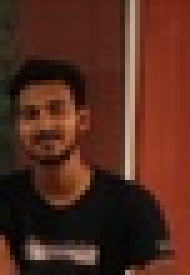
%> input picture photo.jpeg, 38 x 55 px, shrunk from 146 x 210 before the run (shown 5 times larger)
$ octave Vishal_Project.m   (GNU Octave 9; MATLAB toolbox functions it lacks are replaced by stand-ins)
%> lines starting %> are read from the running program, lines starting %| are printed output that depends on the picture
clear;
tic;
A = imread('E:\photo.jpeg');
%> A is the input picture: size 55x38x3 uint8; mean R, G, B 83.6, 42.3, 29.9
B = imread('E:\WhatsApp Image 2022-05-02 at 10.06.25 PM.jpeg');
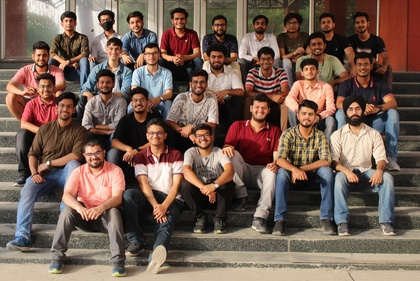
%> input picture WhatsApp Image 2022-05-02 at 10.06.25 PM.jpeg, 420 x 281 px, shrunk from 1600 x 1072 before the run
%> B is the input picture: size 281x420x3 uint8; mean R, G, B 116.9, 94.5, 82.8
X = rgb2gray(B);
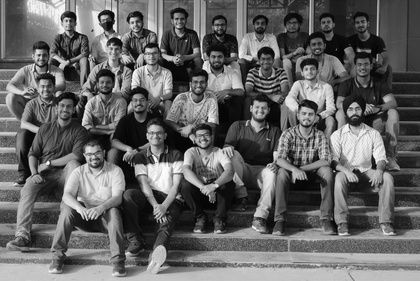
%> X: size 281x420 uint8; min 0, max 254, mean 99.9
H = rgb2gray(A);
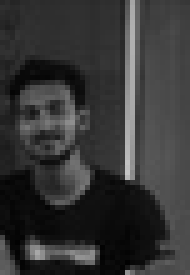
%> H: size 55x38 uint8 (shown 5 times larger); min 1, max 198, mean 53.3


[M,N] = size(X);
%> M = 281; N = 420
m = 1:M;
%> m = 281 values from 1 to 281
n = 1:N;
%> n = 420 values from 1 to 420

[P,Q] = size(H);
%> P = 55; Q = 38
p = 1:P;
%> p = 55 values from 1 to 55
q = 1:Q;
%> q = 38 values from 1 to 38

Xt = zeros([M+2*(P-1) N+2*(Q-1)]);
Xt(m+P-1,n+Q-1) = X;
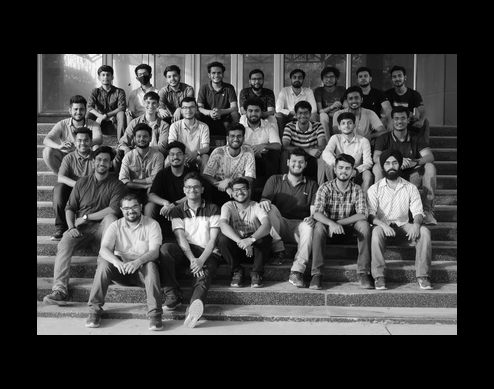
%> Xt: size 389x494 double; min 0, max 254, mean 61.3

help = sum(dot(double(H),double(H)));
%> help = 8391674

for k = 1:M+P-1
    for l = 1:N+Q-1

        hm = Xt(k:k+P-1, l:l+Q-1);
        divider = sqrt(sum(dot(hm,hm))*help);
        C(k:k,l:l) = sum(sum(hm.*conj(double(H))))/divider;
    end
end
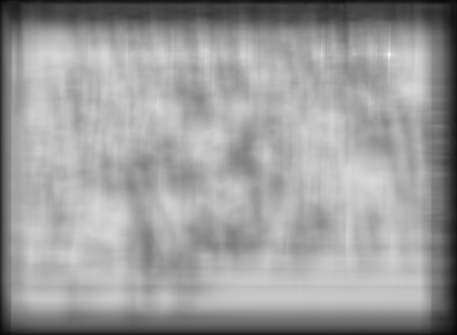
%> C: size 335x457 double; min 0.0138, max 0.991, mean 0.615
[ypeak, xpeak] = find(C==max(C(:)));
%> ypeak = 55; xpeak = 390
yoffSet = gather(ypeak-size(H,1));
%> yoffSet = 0
xoffSet = gather(xpeak-size(H,2));
%> xoffSet = 352
figure
imshow(X);
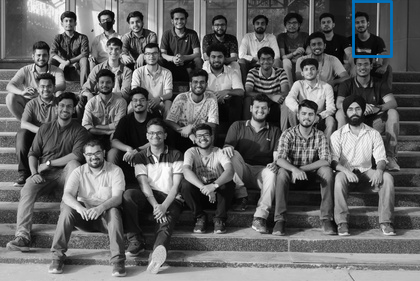
%> figure redrawn from the program's plot data
imrect(gca, [xoffSet+1, yoffSet+1, size(H,2), size(H,1)]);
%C = normxcorr2(B,A);
toc;
